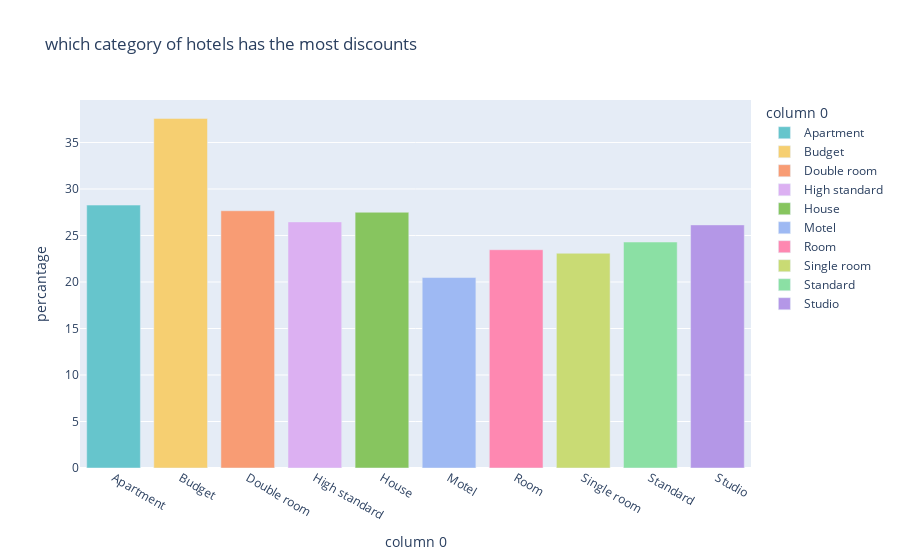

Source (notebook cell):
### Code cell
# Какие категории отелей мают скидки:
hotels_with_discount_price['category'] = hotels_with_discount_price['discriptions'].map(lambda description: classify_discriptions(description))


def modify_df(df):

    df = df['category'].value_counts().reset_index()
    df.rename(columns={'category': 'frequency', 'index' : 'category'}, inplace=True)
    
    return df

df1 = modify_df(hotels_with_discount_price)
df1.sort_values(by = 'category', inplace=True, ignore_index=True)

df2 = modify_df(hotels_categories)
df2 = df2[df2.index != 9]
df2.sort_values(by = 'category', inplace=True, ignore_index=True)

df3 = pd.concat([df1, df2], join = 'inner', ignore_index=False, axis = 1)
df3.columns = [f'column {i}' for i,_ in enumerate(df3.columns)]
df3['percantage'] = round((df3['column 1'] / df3['column 3'])*100,2)

px.bar(data_frame=df3, 
    y = 'percantage', 
    x = 'column 0', 
    color = 'column 0', 
    color_discrete_sequence=px.colors.qualitative.Pastel,
    title="which category of hotels has the most discounts"
)

### Figure 1 — Plotly figure (JSON) as saved in the notebook; plotly's stock layout.template omitted (floating-point values rounded to 4 significant figures)
{"data": [{"alignmentgroup": "True", "hovertemplate": "column 0=%{x}<br>percantage=%{y}<extra></extra>", "legendgroup": "Apartment", "marker": {"color": "rgb(102, 197, 204)", "pattern": {"shape": ""}}, "name": "Apartment", "offsetgroup": "Apartment", "orientation": "v", "showlegend": true, "textposition": "auto", "type": "bar", "x": ["Apartment"], "xaxis": "x", "y": [28.27], "yaxis": "y"}, {"alignmentgroup": "True", "hovertemplate": "column 0=%{x}<br>percantage=%{y}<extra></extra>", "legendgroup": "Budget", "marker": {"color": "rgb(246, 207, 113)", "pattern": {"shape": ""}}, "name": "Budget", "offsetgroup": "Budget", "orientation": "v", "showlegend": true, "textposition": "auto", "type": "bar", "x": ["Budget"], "xaxis": "x", "y": [37.59], "yaxis": "y"}, {"alignmentgroup": "True", "hovertemplate": "column 0=%{x}<br>percantage=%{y}<extra></extra>", "legendgroup": "Double room", "marker": {"color": "rgb(248, 156, 116)", "pattern": {"shape": ""}}, "name": "Double room", "offsetgroup": "Double room", "orientation": "v", "showlegend": true, "textposition": "auto", "type": "bar", "x": ["Double room"], "xaxis": "x", "y": [27.66], "yaxis": "y"}, {"alignmentgroup": "True", "hovertemplate": "column 0=%{x}<br>percantage=%{y}<extra></extra>", "legendgroup": "High standard", "marker": {"color": "rgb(220, 176, 242)", "pattern": {"shape": ""}}, "name": "High standard", "offsetgroup": "High standard", "orientation": "v", "showlegend": true, "textposition": "auto", "type": "bar", "x": ["High standard"], "xaxis": "x", "y": [26.46], "yaxis": "y"}, {"alignmentgroup": "True", "hovertemplate": "column 0=%{x}<br>percantage=%{y}<extra></extra>", "legendgroup": "House", "marker": {"color": "rgb(135, 197, 95)", "pattern": {"shape": ""}}, "name": "House", "offsetgroup": "House", "orientation": "v", "showlegend": true, "textposition": "auto", "type": "bar", "x": ["House"], "xaxis": "x", "y": [27.5], "yaxis": "y"}, {"alignmentgroup": "True", "hovertemplate": "column 0=%{x}<br>percantage=%{y}<extra></extra>", "legendgroup": "Motel", "marker": {"color": "rgb(158, 185, 243)", "pattern": {"shape": ""}}, "name": "Motel", "offsetgroup": "Motel", "orientation": "v", "showlegend": true, "textposition": "auto", "type": "bar", "x": ["Motel"], "xaxis": "x", "y": [20.48], "yaxis": "y"}, {"alignmentgroup": "True", "hovertemplate": "column 0=%{x}<br>percantage=%{y}<extra></extra>", "legendgroup": "Room", "marker": {"color": "rgb(254, 136, 177)", "pattern": {"shape": ""}}, "name": "Room", "offsetgroup": "Room", "orientation": "v", "showlegend": true, "textposition": "auto", "type": "bar", "x": ["Room"], "xaxis": "x", "y": [23.47], "yaxis": "y"}, {"alignmentgroup": "True", "hovertemplate": "column 0=%{x}<br>percantage=%{y}<extra></extra>", "legendgroup": "Single room", "marker": {"color": "rgb(201, 219, 116)", "pattern": {"shape": ""}}, "name": "Single room", "offsetgroup": "Single room", "orientation": "v", "showlegend": true, "textposition": "auto", "type": "bar", "x": ["Single room"], "xaxis": "x", "y": [23.09], "yaxis": "y"}, {"alignmentgroup": "True", "hovertemplate": "column 0=%{x}<br>percantage=%{y}<extra></extra>", "legendgroup": "Standard", "marker": {"color": "rgb(139, 224, 164)", "pattern": {"shape": ""}}, "name": "Standard", "offsetgroup": "Standard", "orientation": "v", "showlegend": true, "textposition": "auto", "type": "bar", "x": ["Standard"], "xaxis": "x", "y": [24.3], "yaxis": "y"}, {"alignmentgroup": "True", "hovertemplate": "column 0=%{x}<br>percantage=%{y}<extra></extra>", "legendgroup": "Studio", "marker": {"color": "rgb(180, 151, 231)", "pattern": {"shape": ""}}, "name": "Studio", "offsetgroup": "Studio", "orientation": "v", "showlegend": true, "textposition": "auto", "type": "bar", "x": ["Studio"], "xaxis": "x", "y": [26.14], "yaxis": "y"}], "layout": {"barmode": "relative", "legend": {"title": {"text": "column 0"}, "tracegroupgap": 0}, "title": {"text": "which category of hotels has the most discounts"}, "xaxis": {"anchor": "y", "categoryarray": ["Apartment", "Budget", "Double room", "High standard", "House", "Motel", "Room", "Single room", "Standard", "Studio"], "categoryorder": "array", "domain": [0, 1], "title": {"text": "column 0"}}, "yaxis": {"anchor": "x", "domain": [0, 1], "title": {"text": "percantage"}}}}
